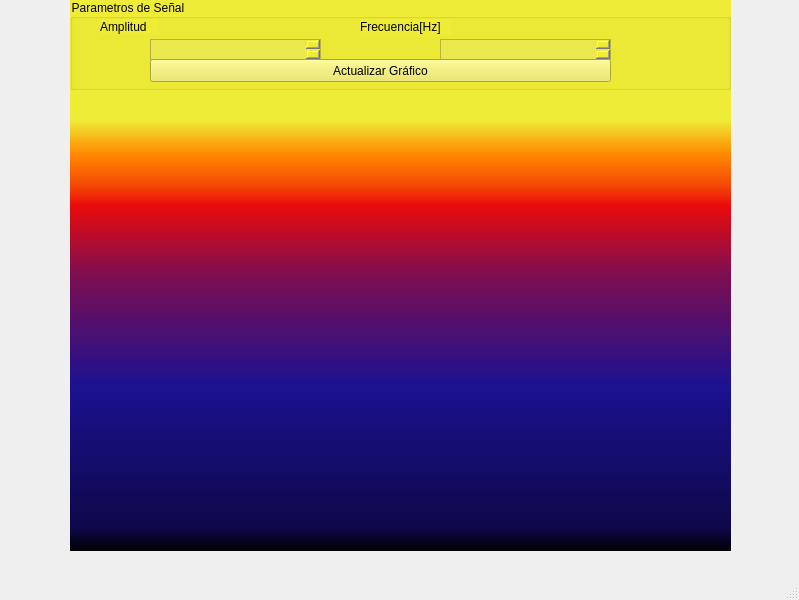
<?xml version="1.0" encoding="UTF-8"?>
<ui version="4.0">
 <class>MainWindow</class>
 <widget class="QMainWindow" name="MainWindow">
  <property name="geometry">
   <rect>
    <x>0</x>
    <y>0</y>
    <width>799</width>
    <height>600</height>
   </rect>
  </property>
  <property name="windowTitle">
   <string>MainWindow</string>
  </property>
  <widget class="QWidget" name="centralwidget">
   <widget class="QWidget" name="widget" native="true">
    <property name="geometry">
     <rect>
      <x>70</x>
      <y>90</y>
      <width>661</width>
      <height>461</height>
     </rect>
    </property>
    <property name="styleSheet">
     <string notr="true">background-color: qlineargradient(spread:pad, x1:0, y1:1, x2:0, y2:0, stop:0 rgba(0, 0, 0, 255), stop:0.05 rgba(14, 8, 73, 255), stop:0.36 rgba(28, 17, 145, 255), stop:0.6 rgba(126, 14, 81, 255), stop:0.75 rgba(234, 11, 11, 255), stop:0.79 rgba(244, 70, 5, 255), stop:0.86 rgba(255, 136, 0, 255), stop:0.935 rgba(239, 236, 55, 255));</string>
    </property>
   </widget>
   <widget class="QGroupBox" name="groupBox">
    <property name="enabled">
     <bool>true</bool>
    </property>
    <property name="geometry">
     <rect>
      <x>70</x>
      <y>-1</y>
      <width>661</width>
      <height>91</height>
     </rect>
    </property>
    <property name="styleSheet">
     <string notr="true">background-color: rgb(239, 236, 55);</string>
    </property>
    <property name="title">
     <string>Parametros de Señal</string>
    </property>
    <widget class="QLabel" name="label">
     <property name="geometry">
      <rect>
       <x>30</x>
       <y>20</y>
       <width>58</width>
       <height>15</height>
      </rect>
     </property>
     <property name="text">
      <string>Amplitud</string>
     </property>
    </widget>
    <widget class="QLabel" name="label_2">
     <property name="geometry">
      <rect>
       <x>290</x>
       <y>20</y>
       <width>91</width>
       <height>16</height>
      </rect>
     </property>
     <property name="text">
      <string>Frecuencia[Hz]</string>
     </property>
    </widget>
    <widget class="QTextEdit" name="textEdit_Amplitud">
     <property name="geometry">
      <rect>
       <x>80</x>
       <y>40</y>
       <width>171</width>
       <height>21</height>
      </rect>
     </property>
     <property name="styleSheet">
      <string notr="true">background-color: rgb(235, 232, 77);
color:rgb(0, 0, 0);</string>
     </property>
    </widget>
    <widget class="QTextEdit" name="textEdit">
     <property name="geometry">
      <rect>
       <x>370</x>
       <y>40</y>
       <width>171</width>
       <height>21</height>
      </rect>
     </property>
     <property name="styleSheet">
      <string notr="true">background-color: rgb(235, 232, 77);
color:rgb(0, 0, 0)</string>
     </property>
    </widget>
    <widget class="QPushButton" name="pushButton_Actualizar">
     <property name="geometry">
      <rect>
       <x>80</x>
       <y>60</y>
       <width>461</width>
       <height>23</height>
      </rect>
     </property>
     <property name="styleSheet">
      <string notr="true">background-color: rgb(235, 232, 77);
color: rgb(0, 0, 0);</string>
     </property>
     <property name="text">
      <string>Actualizar Gráfico</string>
     </property>
    </widget>
   </widget>
  </widget>
  <widget class="QMenuBar" name="menubar">
   <property name="geometry">
    <rect>
     <x>0</x>
     <y>0</y>
     <width>799</width>
     <height>20</height>
    </rect>
   </property>
  </widget>
  <widget class="QStatusBar" name="statusbar"/>
 </widget>
 <resources/>
 <connections/>
</ui>
